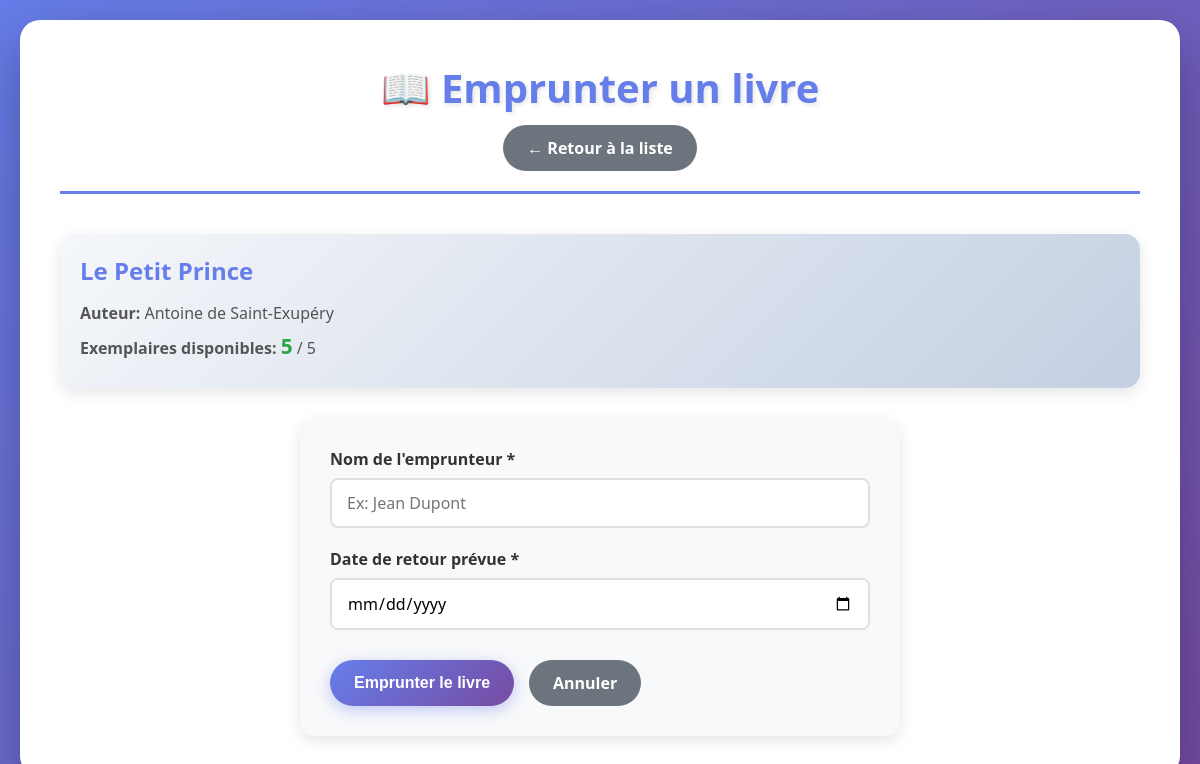
The app's page /emprunter.php?id=1 (signed in) with its own data.
### tables this page shows
CREATE TABLE IF NOT EXISTS livres (
    id INT AUTO_INCREMENT PRIMARY KEY,
    titre VARCHAR(255) NOT NULL,
    auteur VARCHAR(255) NOT NULL,
    isbn VARCHAR(50),
    annee_publication INT,
    categorie VARCHAR(100),
    nombre_exemplaires INT DEFAULT 1,
    date_ajout TIMESTAMP DEFAULT CURRENT_TIMESTAMP
);

### emprunter.php (the view, shortened to what this page needs)
<?php
$id = $_GET['id'] ?? null;
$conn = getConnection();
$stmt = $conn->prepare("SELECT * FROM livres WHERE id = ?");
$stmt->bind_param("i", $id);
$stmt->execute();
$result = $stmt->get_result();
$book = $result->fetch_assoc();
$stmt = $conn->prepare("SELECT COUNT(*) as empruntes FROM emprunts WHERE livre_id = ? AND statut = 'emprunté'");
$stmt->bind_param("i", $id);
$stmt->execute();
$result = $stmt->get_result();
$borrowed = $result->fetch_assoc();
$available = $book['nombre_exemplaires'] - $borrowed['empruntes'];
?>
<!DOCTYPE html>
<html lang="fr">
<head>
    <link rel="stylesheet" href="style.css">
</head>
<body>
    <div class="container">
        <header>
            <h1>📖 Emprunter un livre</h1>
            <a href="index.php" class="btn btn-secondary">← Retour à la liste</a>
        </header>
        <div class="book-info-box">
            <h3><?php echo htmlspecialchars($book['titre']); ?></h3>
            <p><strong>Auteur:</strong> <?php echo htmlspecialchars($book['auteur']); ?></p>
            <p><strong>Exemplaires disponibles:</strong> <span class="available-count"><?php echo $available; ?></span> / <?php echo htmlspecialchars($book['nombre_exemplaires']); ?></p>
        </div>
        <?php if ($available > 0): ?>
            <div class="form-container">
                <form method="POST" action="emprunter.php?id=<?php echo $id; ?>" class="book-form">
                    <div class="form-group">
                        <label for="emprunteur">Nom de l'emprunteur *</label>
                        <input type="text" id="emprunteur" name="emprunteur" required placeholder="Ex: Jean Dupont" value="<?php echo htmlspecialchars($_POST['emprunteur'] ?? ''); ?>">
                    </div>
                    <div class="form-group">
                        <label for="date_retour_prevue">Date de retour prévue *</label>
                        <input type="date" id="date_retour_prevue" name="date_retour_prevue" required min="<?php echo date('Y-m-d'); ?>" value="<?php echo htmlspecialchars($_POST['date_retour_prevue'] ?? ''); ?>">
                    </div>
                    <div class="form-actions">
                        <button type="submit" class="btn btn-primary">Emprunter le livre</button>
                        <a href="index.php" class="btn btn-secondary">Annuler</a>
                    </div>
                </form>
            </div>
        <?php endif; ?>
    </div>
</body>
</html>

### style.css (style rules this page uses)
* { margin: 0; padding: 0; box-sizing: border-box; }
body { font-family: 'Segoe UI', Tahoma, Geneva, Verdana, sans-serif; background: linear-gradient(135deg, #667eea 0%, #764ba2 100%); min-height: 100vh; padding: 20px; color: #333; }
.container { max-width: 1200px; margin: 0 auto; background: white; border-radius: 20px; box-shadow: 0 20px 60px rgba(0, 0, 0, 0.3); padding: 40px; animation: fadeIn 0.5s ease-in; }
header { text-align: center; margin-bottom: 40px; padding-bottom: 20px; border-bottom: 3px solid #667eea; position: relative; }
header h1 { font-size: 2.5em; color: #667eea; margin-bottom: 10px; text-shadow: 2px 2px 4px rgba(0, 0, 0, 0.1); }
.btn { padding: 12px 24px; border: none; border-radius: 25px; font-size: 1em; cursor: pointer; text-decoration: none; display: inline-block; transition: all 0.3s ease; font-weight: 600; text-align: center; }
.btn-primary { background: linear-gradient(135deg, #667eea 0%, #764ba2 100%); color: white; box-shadow: 0 4px 15px rgba(102, 126, 234, 0.4); }
.btn-secondary { background: #6c757d; color: white; }
.form-container { max-width: 600px; margin: 0 auto; }
.book-form { background: #f8f9fa; padding: 30px; border-radius: 15px; box-shadow: 0 5px 15px rgba(0, 0, 0, 0.1); }
.form-group { margin-bottom: 20px; }
.form-group label { display: block; margin-bottom: 8px; color: #333; font-weight: 600; font-size: 1em; }
.form-group input { width: 100%; padding: 12px 15px; border: 2px solid #e0e0e0; border-radius: 8px; font-size: 1em; outline: none; transition: all 0.3s ease; font-family: inherit; }
.form-actions { display: flex; gap: 15px; margin-top: 30px; flex-wrap: wrap; }
.book-info-box { background: linear-gradient(135deg, #f5f7fa 0%, #c3cfe2 100%); padding: 20px; border-radius: 15px; margin-bottom: 30px; box-shadow: 0 5px 15px rgba(0, 0, 0, 0.1); }
.book-info-box h3 { color: #667eea; margin-bottom: 15px; font-size: 1.5em; }
.book-info-box p { margin: 8px 0; color: #555; }
.available-count { font-size: 1.3em; font-weight: bold; color: #28a745; }

### records on screen
livres: titre "Le Petit Prince", auteur "Antoine de Saint-Exupéry", nombre_exemplaires "5"
